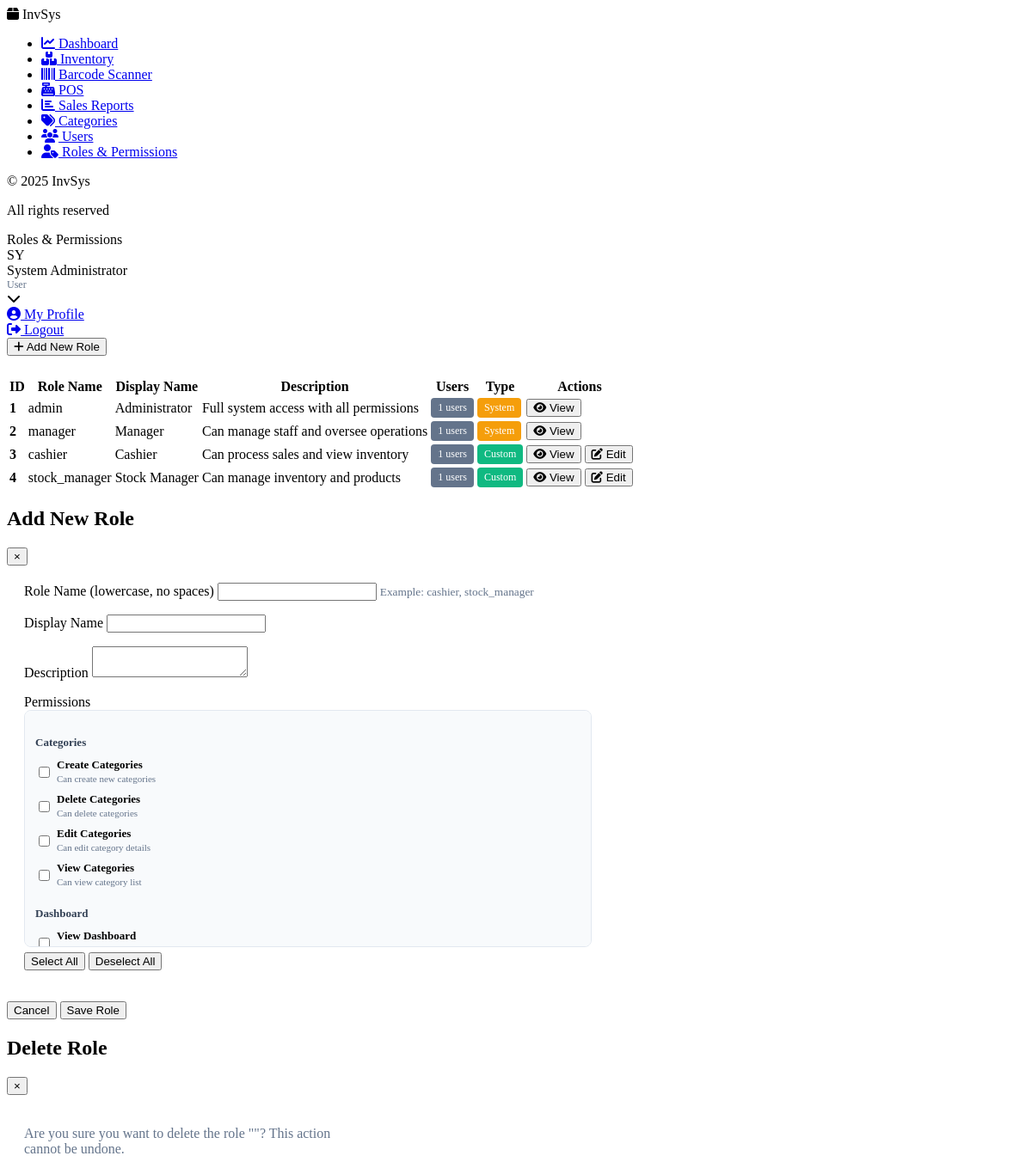
The app's page /index.php?page=roles (signed in, upper part), older data.
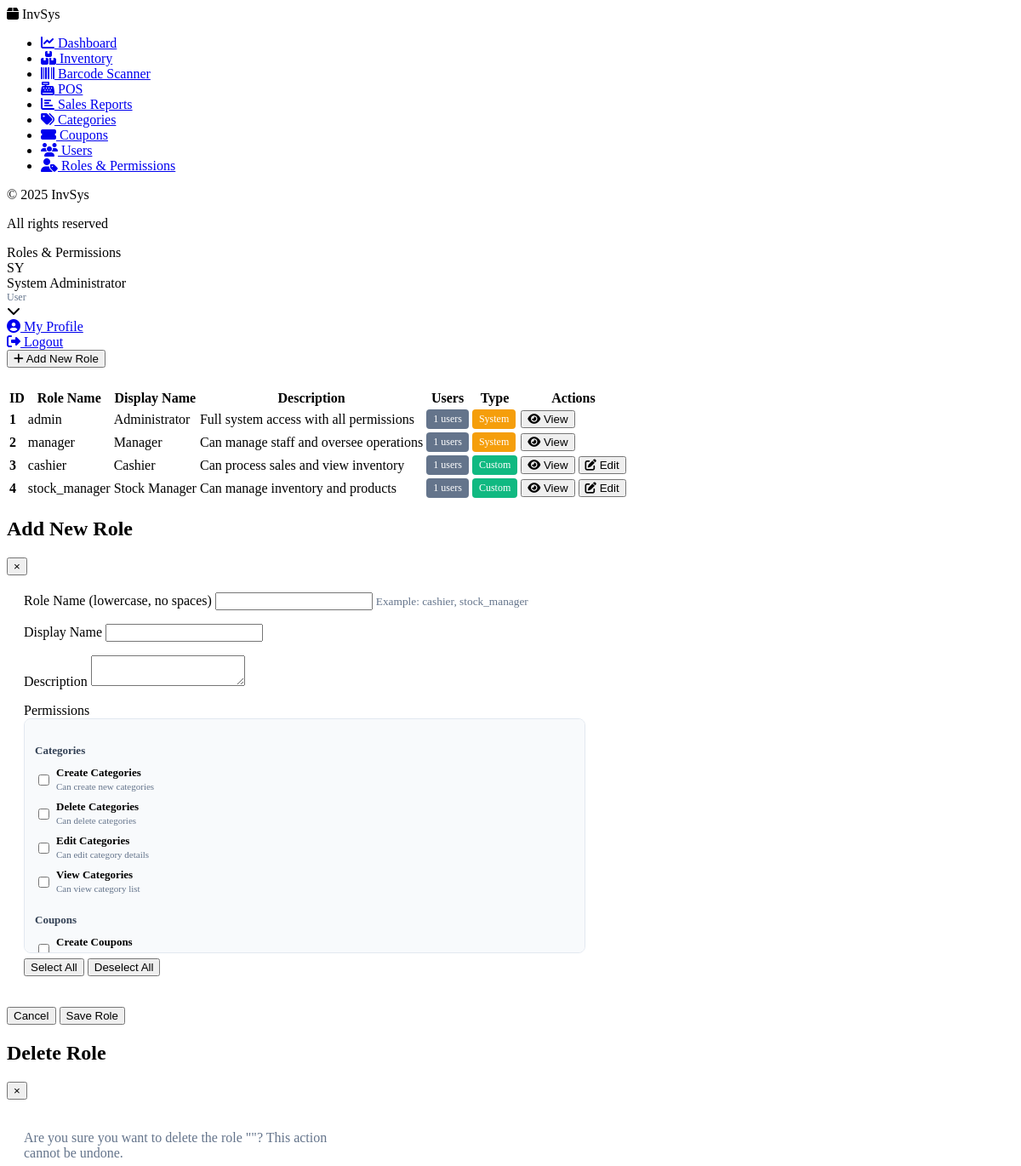
The same page, newer data.
### tables this page shows
CREATE TABLE users (
    id INT AUTO_INCREMENT PRIMARY KEY,
    username VARCHAR(50) NOT NULL UNIQUE,
    password VARCHAR(255) NOT NULL,
    email VARCHAR(100) NOT NULL UNIQUE,
    full_name VARCHAR(100) NOT NULL,
    role_id INT NOT NULL,
    is_active TINYINT(1) DEFAULT 1,
    created_by INT,
    created_at TIMESTAMP DEFAULT CURRENT_TIMESTAMP,
    updated_at TIMESTAMP DEFAULT CURRENT_TIMESTAMP ON UPDATE CURRENT_TIMESTAMP,
    FOREIGN KEY (role_id) REFERENCES roles(id) ON DELETE RESTRICT,
    FOREIGN KEY (created_by) REFERENCES users(id) ON DELETE SET NULL
);

CREATE TABLE roles (
    id INT AUTO_INCREMENT PRIMARY KEY,
    name VARCHAR(50) NOT NULL UNIQUE,
    display_name VARCHAR(100) NOT NULL,
    description TEXT,
    is_system TINYINT(1) DEFAULT 0,
    created_at TIMESTAMP DEFAULT CURRENT_TIMESTAMP,
    updated_at TIMESTAMP DEFAULT CURRENT_TIMESTAMP ON UPDATE CURRENT_TIMESTAMP
);

CREATE TABLE permissions (
    id INT AUTO_INCREMENT PRIMARY KEY,
    name VARCHAR(50) NOT NULL UNIQUE,
    display_name VARCHAR(100) NOT NULL,
    description TEXT,
    module VARCHAR(50) NOT NULL,
    created_at TIMESTAMP DEFAULT CURRENT_TIMESTAMP
);

### config/auth.php (called while the page is built, shortened)
<?php
require __DIR__ . "/database.php";
function hasPermission($permission_name) {
    global $conn;
    $user_id = $_SESSION['user_id'];
    $query = "SELECT COUNT(*) as has_perm FROM users u
              JOIN role_permissions rp ON u.role_id = rp.role_id
              JOIN permissions p ON rp.permission_id = p.id
              WHERE u.id = '$user_id' AND p.name = '$permission_name'";
    $result = mysqli_query($conn, $query);
    if ($result) {
        $row = mysqli_fetch_assoc($result);
        return $row['has_perm'] > 0;
    }
    return false;
}
function isLoggedIn() {
    return isset($_SESSION['user_id']);
}
function getCurrentUser() {
    global $conn;
    $user_id = $_SESSION['user_id'];
    $query = "SELECT u.id, u.username, u.email, u.full_name, u.is_active, u.created_by,
              r.id as role_id, r.name as role, r.display_name as role_display_name
              FROM users u
              JOIN roles r ON u.role_id = r.id
              WHERE u.id = '$user_id'";
    $result = mysqli_query($conn, $query);
    if ($result && mysqli_num_rows($result) > 0) {
        return mysqli_fetch_assoc($result);
    }
    return null;
}
function canViewRoles() {
    return hasPermission('roles_view');
}
?>

### views/roles.php (the view, shortened to what the rows shown need)
<div class="table-container">
    <table>
        <thead>
            <tr>
                <th>ID</th>
                <th>Role Name</th>
                <th>Display Name</th>
                <th>Description</th>
                <th>Users</th>
                <th>Type</th>
                <th>Actions</th>
            </tr>
        </thead>
        <tbody>
            <?php
            $roles_query = "SELECT r.*, COUNT(DISTINCT u.id) as user_count
                           FROM roles r
                           LEFT JOIN users u ON r.id = u.role_id
                           GROUP BY r.id
                           ORDER BY r.is_system DESC, r.id ASC";
            $roles_result = mysqli_query($conn, $roles_query);
            if ($roles_result && mysqli_num_rows($roles_result) > 0):
                while ($role = mysqli_fetch_assoc($roles_result)):
            ?>
                <tr>
                    <td><strong><?php echo $role['id']; ?></strong></td>
                    <td><?php echo htmlspecialchars($role['name']); ?></td>
                    <td><?php echo htmlspecialchars($role['display_name']); ?></td>
                    <td><?php echo htmlspecialchars($role['description']); ?></td>
                    <td><span class="badge badge-secondary"><?php echo $role['user_count']; ?> users</span></td>
                    <td>
                        <?php if ($role['is_system']): ?>
                            <span class="badge badge-warning">System</span>
                        <?php else: ?>
                            <span class="badge badge-success">Custom</span>
                        <?php endif; ?>
                    </td>
                    <td>
                        <div class="action-buttons">
                            <button class="btn btn-sm btn-info" onclick='viewRolePermissions(<?php echo json_encode($role); ?>)'>
                                <i class="fas fa-eye"></i> View
                            </button>
                            <?php if (!$role['is_system']): ?>
                            <button class="btn btn-sm btn-edit" onclick='editRole(<?php echo json_encode($role); ?>)'>
                                <i class="fas fa-edit"></i> Edit
                            </button>
                            <?php endif; ?>
                        </div>
                    </td>
                </tr>
            <?php
                endwhile;
            endif; ?>
        </tbody>
    </table>
</div>
<div id="roleModal" class="modal">
    <div class="modal-content" style="max-width: 700px; max-height: 90vh; display: flex; flex-direction: column;">
        <div class="modal-header">
            <h2 class="modal-title" id="roleModalTitle">Add New Role</h2>
        </div>
        <form id="roleForm" method="POST" action="<?php echo API_URL; ?>/roles.php" style="display: flex; flex-direction: column; flex: 1; overflow: hidden;">
            <div style="flex: 1; overflow-y: auto; padding: 20px;">
            <div class="form-group" style="margin-bottom: 16px;">
                <div style="max-height: 250px; overflow-y: auto; border: 1px solid #e2e8f0; border-radius: 8px; padding: 12px; background: #f8fafc;">
                    <?php
                    $permissions_query = "SELECT * FROM permissions ORDER BY module, display_name";
                    $permissions_result = mysqli_query($conn, $permissions_query);
                    $current_module = '';
                    while ($permission = mysqli_fetch_assoc($permissions_result)):
                        if ($current_module != $permission['module']):
                            if ($current_module != '') echo '</div>';
                            $current_module = $permission['module'];
                            echo '<div style="margin-bottom: 12px;">';
                            echo '<h4 style="color: #334155; margin-bottom: 6px; text-transform: capitalize; font-size: 13px; font-weight: 600;">' . ucfirst($permission['module']) . '</h4>';
                        endif;
                    ?>
                        <label style="display: flex; align-items: center; padding: 4px 0; cursor: pointer;">
                            <input type="checkbox" name="permissions[]" value="<?php echo $permission['id']; ?>" class="permission-checkbox" style="margin-right: 8px;">
                            <span style="flex: 1; font-size: 13px;">
                                <strong><?php echo $permission['display_name']; ?></strong>
                                <?php if ($permission['description']): ?>
                                    <br><small style="color: #64748b; font-size: 11px;"><?php echo $permission['description']; ?></small>
                                <?php endif; ?>
                            </span>
                        </label>
                    <?php
                    endwhile;
                    echo '</div>';
                    ?>
                </div>
            </div>
            </div>
        </form>
    </div>
</div>
<div id="deleteRoleModal" class="modal">
    <div class="modal-content" style="max-width: 400px;">
        <div class="modal-header">
            <h2 class="modal-title">Delete Role</h2>
        </div>
    </div>
</div>

### index.php (shortened to what the rows shown need)
<?php
require "config/database.php";
require "config/auth.php";
$current_user = getCurrentUser();
$page = isset($_GET['page']) ? $_GET['page'] : 'dashboard';
?>
<!DOCTYPE html>
<html lang="en">
<head>
    <link rel="stylesheet" href="https://cdnjs.cloudflare.com/ajax/libs/font-awesome/6.4.0/css/all.min.css">
    <link rel="stylesheet" href="<?php echo BASE_URL; ?>/assets/css/styles.css?v=<?php echo time(); ?>">
</head>
<body>
    <div class="container">
        <div class="main">
            <div class="header">
                <div class="header-actions">
                    <div class="user-profile-dropdown">
                        <div class="user-profile" onclick="toggleProfileDropdown()">
                            <div class="user-avatar"><?php echo strtoupper(substr($current_user['full_name'], 0, 2)); ?></div>
                            <div>
                                <div style="font-weight: 500;"><?php echo htmlspecialchars($current_user['full_name']); ?></div>
                                <div style="font-size: 12px; color: #64748b;"><?php echo htmlspecialchars($current_user['role_display'] ?? 'User'); ?></div>
                            </div>
                            <i class="fas fa-chevron-down dropdown-icon"></i>
                        </div>
                    </div>
                </div>
            </div>
            <div class="content">
                <?php if ($page === 'dashboard'): ?>
                    <?php include 'views/dashboard.php'; ?>
                <?php elseif ($page === 'inventory'): ?>
                    <?php include 'views/inventory.php'; ?>
                <?php elseif ($page === 'scanner'): ?>
                    <?php include 'views/scanner.php'; ?>
                <?php elseif ($page === 'pos'): ?>
                    <?php include 'views/pos.php'; ?>
                <?php elseif ($page === 'reports' && canViewReports()): ?>
                    <?php include 'views/reports.php'; ?>
                <?php elseif ($page === 'categories' && canViewCategories()): ?>
                    <?php include 'views/categories.php'; ?>
                <?php elseif ($page === 'coupons' && canViewCoupons()): ?>
                    <?php include 'views/coupons.php'; ?>
                <?php elseif ($page === 'users' && canViewUsers()): ?>
                    <?php include 'views/users.php'; ?>
                <?php elseif ($page === 'roles' && canViewRoles()): ?>
                    <?php include 'views/roles.php'; ?>
                <?php elseif ($page === 'profile'): ?>
                    <?php include 'views/profile.php'; ?>
                <?php else: ?>
                    <?php include 'views/dashboard.php'; ?>
                <?php endif; ?>
            </div>
        </div>
        </div>
</body>
</html>

Row changes from the older to the newer data that the page shows:
no longer on this page (row edited): permissions: module "Dashboard", display_name "View Dashboard"
now on this page (row edited): permissions: module "Coupons", display_name "Create Coupons"
Text that changed along with them:
text now shown: "Coupons"
